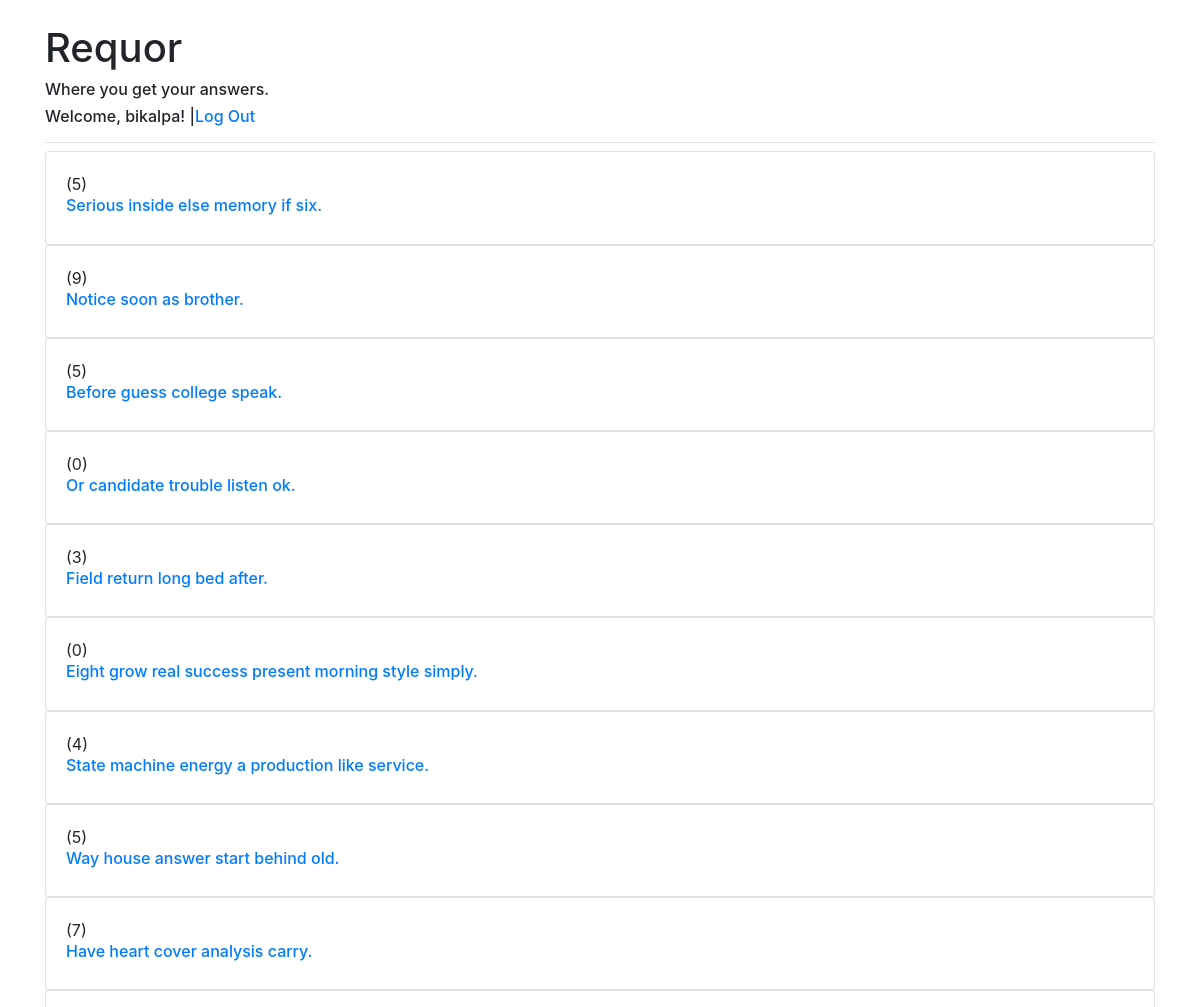
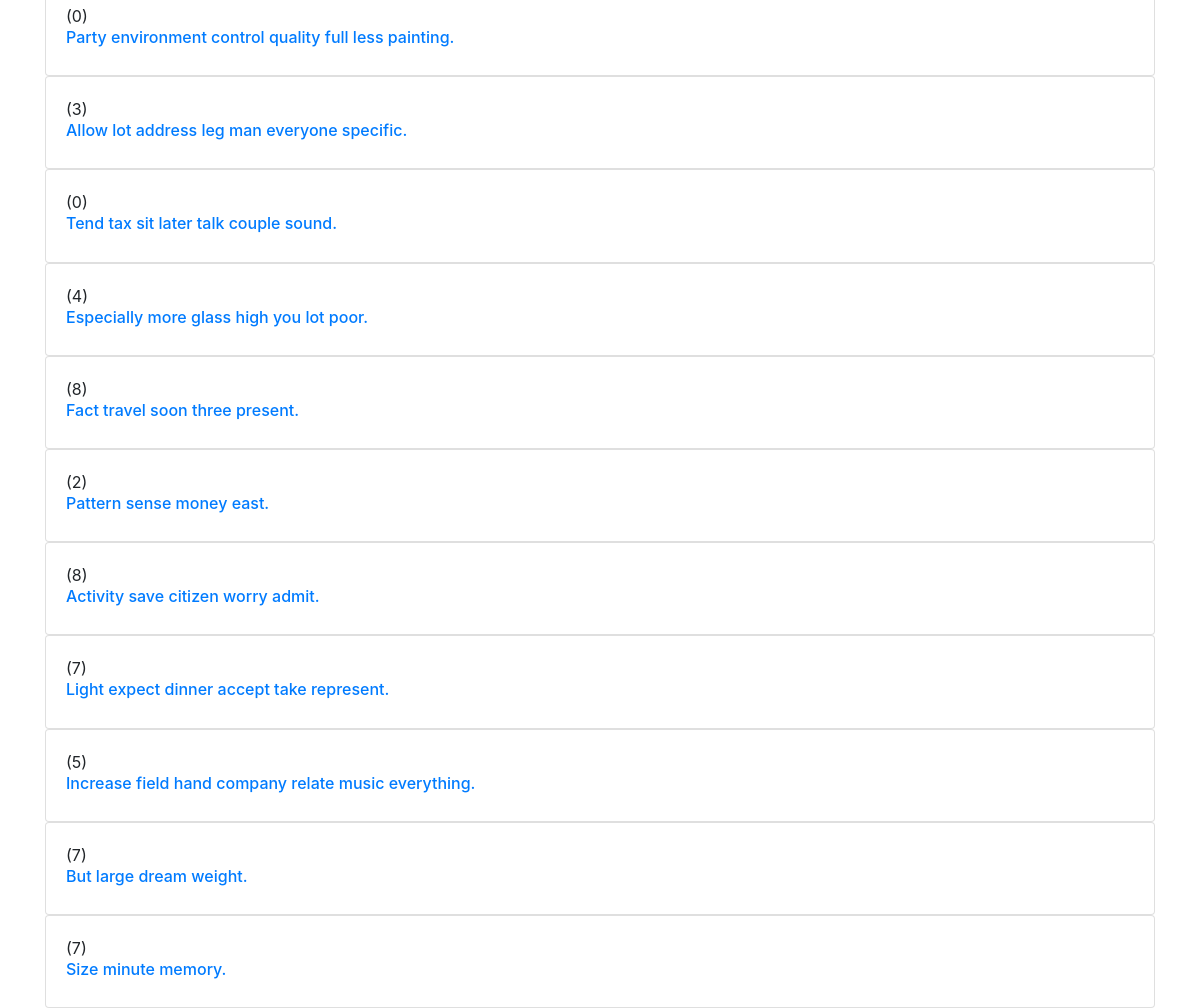
The app's page / (signed in) with its own data (2 pictures, top to bottom).
### qna_app/models.py (models this page shows, shortened)
class QuestionModel(models.Model):
    title = models.TextField()
    description = models.TextField()
    posted = models.DateTimeField(auto_now_add=True)
    image = models.ImageField(upload_to='question_images', null=True, blank=True)
    votes = models.IntegerField(default=0)
    is_answered = models.BooleanField(default=False)
    category = models.ForeignKey(CategoryModel, on_delete=models.CASCADE)
    user = models.ForeignKey(UserModel, on_delete=models.CASCADE)
    class Meta:
        verbose_name_plural = 'Questions'

### qna_app/views.py (the view)
# urls.py: path('', views.index, name='qna.index'),
def index(request):
    questions = QuestionModel.objects.all()
    context = {
        'questions': questions
    }
    return render(request, 'qna_app/index.html', context=context)

### qna_app/templates/qna_app/index.html
{%extends 'qna_app/base.html'%}
{%block main_body%}
    {%for question in questions%}
        <div class="card">
            <div class="card-body">
                ({{question.votes}}) <a href="{%url 'qna.detail' question.id%}"><h6>{{question.title}}</h6></a>
            </div>
        </div>
    {%endfor%}
{%endblock%}

### records on screen
QuestionModel: votes "5", title "Serious inside else memory if six."
QuestionModel: votes "9", title "Notice soon as brother."
QuestionModel: votes "5", title "Before guess college speak."
QuestionModel: votes "0", title "Or candidate trouble listen ok."
QuestionModel: votes "3", title "Field return long bed after."
QuestionModel: votes "0", title "Eight grow real success present morning style simply."
QuestionModel: votes "4", title "State machine energy a production like service."
QuestionModel: votes "5", title "Way house answer start behind old."
QuestionModel: votes "7", title "Have heart cover analysis carry."
QuestionModel: votes "0", title "Party environment control quality full less painting."
QuestionModel: votes "3", title "Allow lot address leg man everyone specific."
QuestionModel: votes "0", title "Tend tax sit later talk couple sound."
QuestionModel: votes "4", title "Especially more glass high you lot poor."
QuestionModel: votes "8", title "Fact travel soon three present."
QuestionModel: votes "2", title "Pattern sense money east."
QuestionModel: votes "8", title "Activity save citizen worry admit."
QuestionModel: votes "7", title "Light expect dinner accept take represent."
QuestionModel: votes "5", title "Increase field hand company relate music everything."
QuestionModel: votes "7", title "But large dream weight."
QuestionModel: votes "7", title "Size minute memory."

### other values on screen
{{ request.session.name }} "bikalpa"
